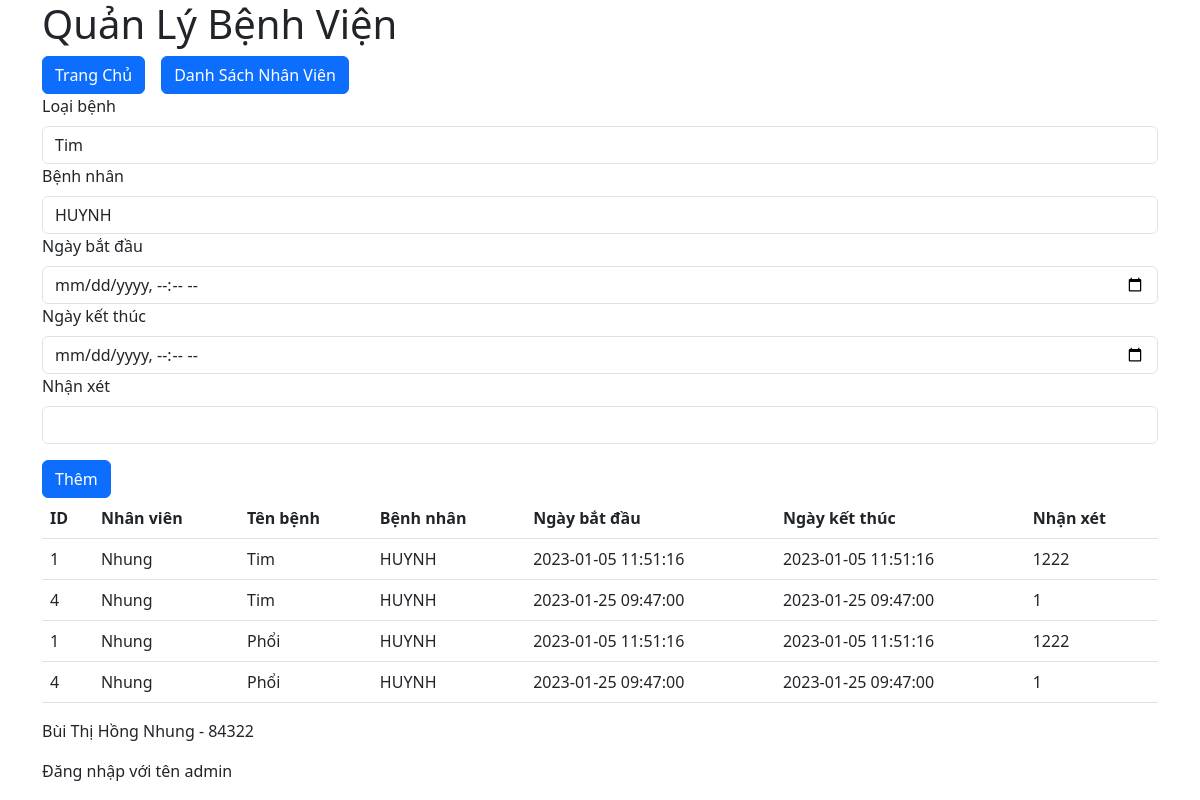
Page /themdieutri.php?id=13 (signed in) on the committed database.
### tables this page shows
CREATE TABLE `dieutri` (
  `ID` int(11) NOT NULL,
  `nhanvien_ID` int(11) NOT NULL,
  `loaibenh_ID` int(11) NOT NULL,
  `benhnhan` varchar(32) NOT NULL,
  `ngaybatdau` datetime NOT NULL,
  `ngayketthuc` datetime NOT NULL,
  `nhanxet` int(11) NOT NULL
);

CREATE TABLE `nhanvien` (
  `ID` int(11) NOT NULL,
  `khoa_id` int(11) NOT NULL,
  `hovaten` varchar(255) NOT NULL,
  `dienthoai` varchar(10) NOT NULL,
  `namkyhopdong` datetime NOT NULL
);

CREATE TABLE `loaibenh` (
  `ID` int(11) NOT NULL,
  `tenbenh` varchar(255) NOT NULL,
  `mota` varchar(500) NOT NULL,
  `trieutrung` text NOT NULL,
  `huongdieutri` text NOT NULL
);

CREATE TABLE `benhnhan` (
  `ID` varchar(32) NOT NULL,
  `trangthai` int(11) NOT NULL,
  `hovaten` varchar(255) NOT NULL,
  `ngaysinh` datetime NOT NULL,
  `dienthoai` varchar(10) NOT NULL,
  `mota` text NOT NULL
);

### themdieutri.php (the view, shortened to what this page needs)
<?php
require_once 'header.php';
require_once 'connect.php';
if (isset($_GET['id'])) {
    $nhanvien_id = $_GET['id'];
    $sql = "SELECT dieutri.*, nhanvien.hovaten as htnv, loaibenh.tenbenh, benhnhan.hovaten FROM dieutri INNER JOIN nhanvien ON nhanvien.id = dieutri.nhanvien_id INNER JOIN loaibenh ON dieutri.loaibenh_id = dieutri.loaibenh_id INNER JOIN benhnhan ON benhnhan.id = dieutri.benhnhan WHERE nhanvien_id = $nhanvien_id";
    $stmt = $pdo->query($sql);
    $items = $stmt->fetchAll(PDO::FETCH_ASSOC);
}
?>
<div class="nav">
    <a href="index.php"
       class="btn btn-primary me-3">Trang Chủ</a>
    <a href="dsnhanvien.php"
       class="btn btn-primary me-3">Danh Sách Nhân Viên</a>
</div>
<form action="them.php"
      method="post">
    <label class="form-label">Loại bệnh</label>
    <select name="loaibenh_id" class="form-control">
        <?php
        $sqlBenh = "SELECT * FROM loaibenh";
        $stmt = $pdo->query($sqlBenh);
        $benhs = $stmt->fetchAll(PDO::FETCH_ASSOC);
        foreach ($benhs as $benh) {
            ?>
        <option value="<?php echo $benh['ID'] ?>"><?php echo $benh['tenbenh'] ?></option>
        <?php } ?>
    </select>
    <label class="form-label">Bệnh nhân</label>
    <select name="benhnhan" class="form-control">
        <?php
        $sqlBN = "SELECT * FROM benhnhan";
        $stmt = $pdo->query($sqlBN);
        $bns = $stmt->fetchAll(PDO::FETCH_ASSOC);
        foreach ($bns as $bn) {
            ?>
        <option value="<?php echo $bn['ID'] ?>"><?php echo $bn['hovaten'] ?></option>
        <?php } ?>
    </select>
    <label class="form-label">Ngày bắt đầu</label>
    <input type="datetime-local"
           class="form-control"
           name="ngaybatdau">
           <label class="form-label">Ngày kết thúc</label>
    <input type="datetime-local"
           class="form-control"
           name="ngayketthuc">
    <label class="form-label">Nhận xét</label>
    <input type="text"
           class="form-control"
           name="nhanxet">
    <input type="submit"
           value="Thêm"
           class="btn btn-primary mt-3">
</form>
<table class="table">
    <thead>
        <tr>
            <th>ID</th>
            <th>Nhân viên</th>
            <th>Tên bệnh</th>
            <th>Bệnh nhân</th>
            <th>Ngày bắt đầu</th>
            <th>Ngày kết thúc</th>
            <th>Nhận xét</th>
        </tr>
    </thead>
    <tbody>
        <?php foreach ($items as $item) { ?>
            <tr>
                <td><?php echo $item['ID'] ?></td>
                <td>
                    <?php echo $item['htnv'] ?>
                </td>
                <td>
                    <?php echo $item['tenbenh'] ?>
                </td>
                <td><?php echo $item['hovaten'] ?></td>
                <td>
                    <?php echo $item['ngaybatdau'] ?>
                </td>
                <td><?php echo $item['ngayketthuc'] ?></td>
                <td>
                    <?php echo $item['nhanxet'] ?>
                </td>
            </tr>
        <?php } ?>
    </tbody>
</table>
<?php require_once 'footer.php' ?>

### rows in the picture
dieutri: ID "1", nhanvien_ID.hovaten "Nhung", loaibenh_ID.tenbenh "Tim", benhnhan.hovaten "HUYNH", ngaybatdau "2023-01-05 11:51:16", ngayketthuc "2023-01-05 11:51:16", nhanxet "1222", loaibenh.tenbenh "Phổi"
dieutri: ID "4", nhanvien_ID.hovaten "Nhung", loaibenh_ID.tenbenh "Tim", benhnhan.hovaten "HUYNH", ngaybatdau "2023-01-25 09:47:00", ngayketthuc "2023-01-25 09:47:00", nhanxet "1", loaibenh.tenbenh "Phổi"

### other values in the picture
$_SESSION['username'] "admin"
form field loaibenh_id "Tim"
form field benhnhan "HUYNH"
